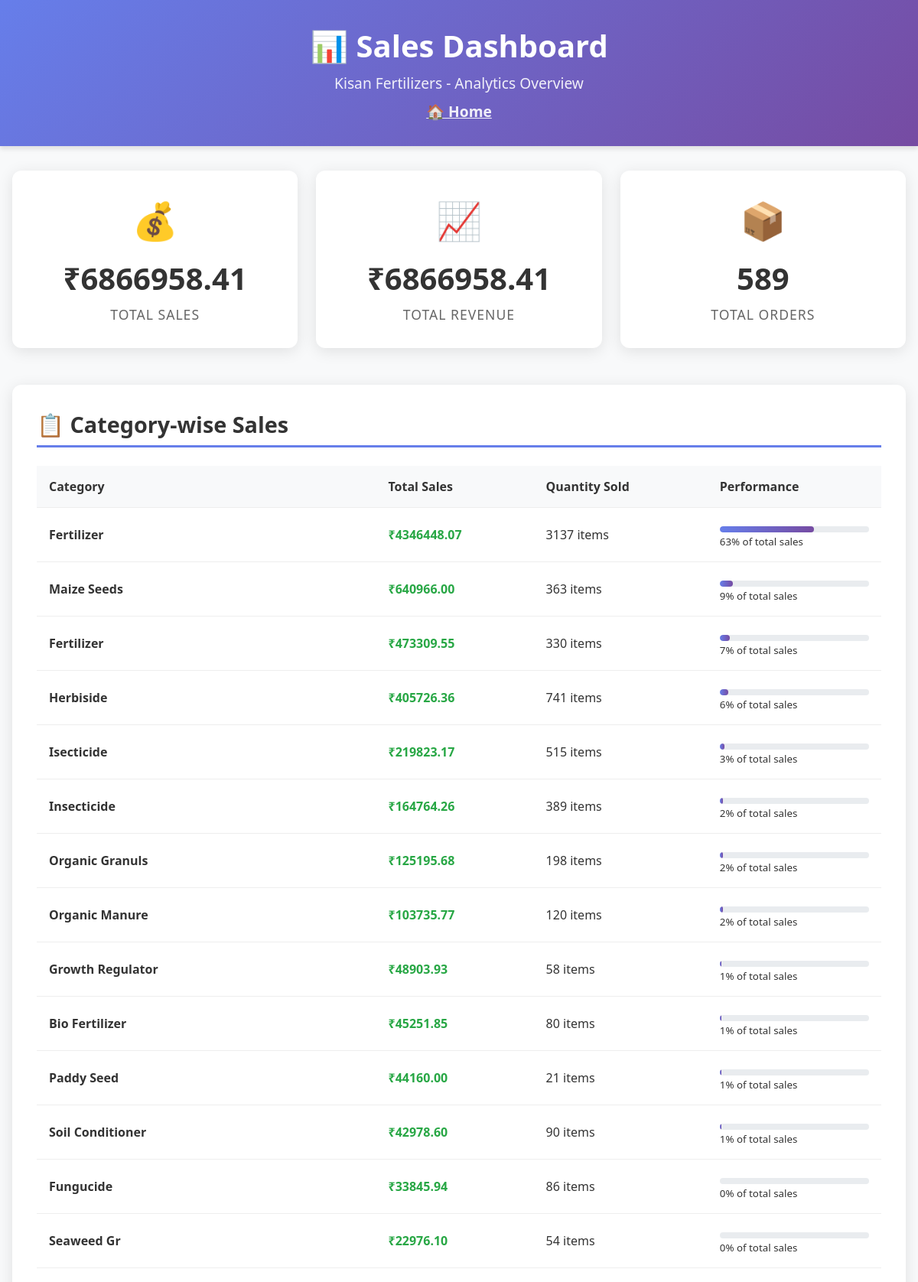
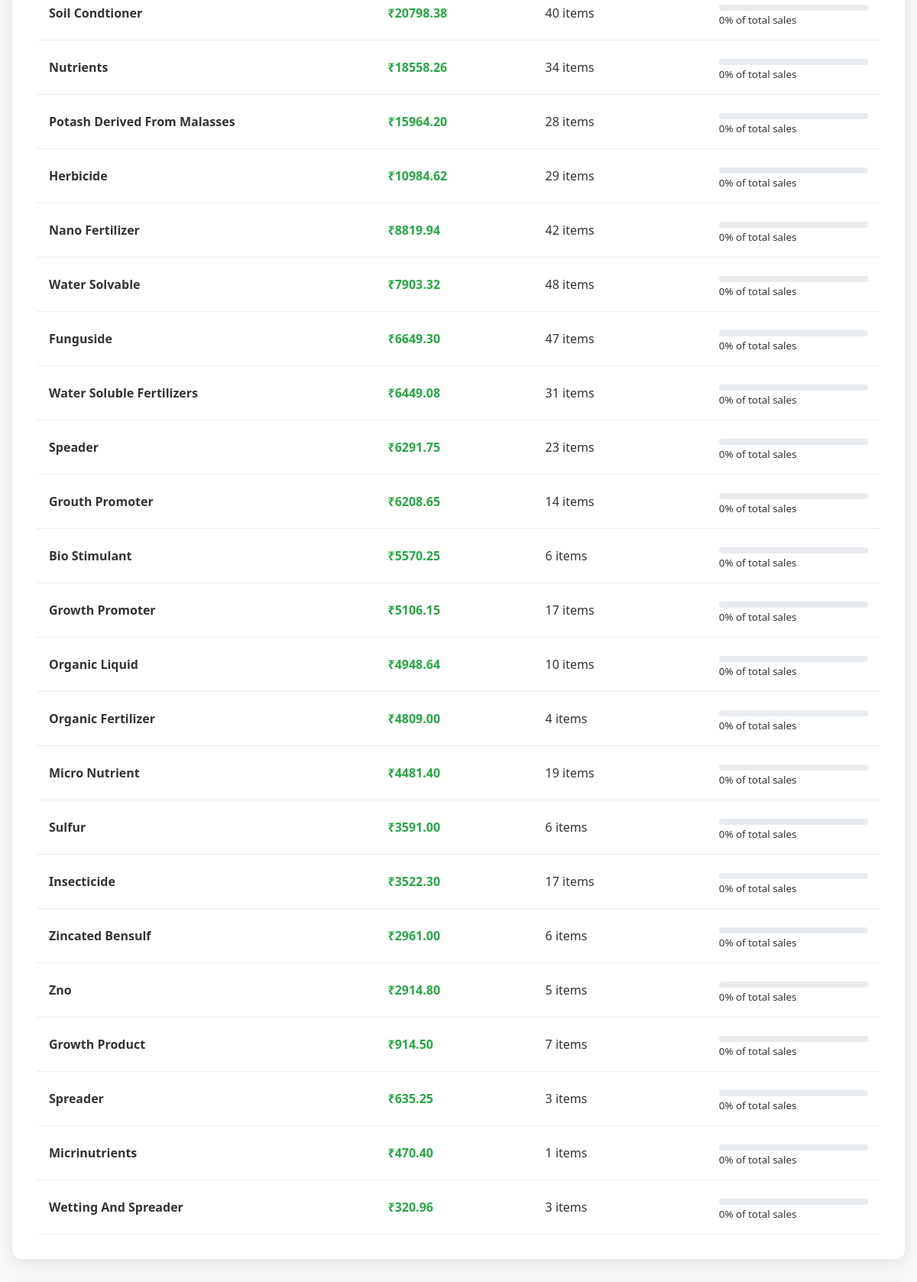
/store/sales-dashboard/ (signed in, upper part), run on the app's committed database (2 pictures, top to bottom).
### accounts/models.py (models this page shows, shortened)
class CustomUser(AbstractBaseUser, PermissionsMixin):
    phone = models.CharField(max_length=15, unique=True, primary_key=True)
    email = models.EmailField(unique=True)
    username = models.CharField(max_length=100, unique=True)
    dob = models.DateField()
    location = models.CharField(max_length=255)
    company_name = models.CharField(max_length=100, blank=True)
    company_address = models.TextField(blank=True, null=True, help_text="Complete company address")
    company_city = models.CharField(max_length=100, blank=True, null=True)
    company_state = models.CharField(max_length=100, blank=True, null=True)
    company_pincode = models.CharField(max_length=10, blank=True, null=True)
    company_phone = models.CharField(max_length=15, blank=True, null=True)
    company_email = models.EmailField(blank=True, null=True)
    company_gstin = models.CharField(max_length=15, blank=True, null=True, help_text="GST Identification Number (Optional)")
    is_paid = models.BooleanField(default=False)
    subscription_expiry = models.DateTimeField(null=True, blank=True)
    is_active = models.BooleanField(default=True)
    is_staff = models.BooleanField(default=False)
    date_joined = models.DateTimeField(default=timezone.now)
    objects = CustomUserManager()
    USERNAME_FIELD = 'phone'
    REQUIRED_FIELDS = ['email', 'username']

### store/models.py (models this page shows, shortened)
class SalesReport(models.Model):
    store_owner = models.ForeignKey(CustomUser, on_delete=models.CASCADE, related_name='sales')
    customer = models.ForeignKey(ShopCustomer, on_delete=models.CASCADE)
    product = models.ForeignKey(Product, on_delete=models.CASCADE)
    order = models.ForeignKey(Order, on_delete=models.CASCADE)
    quantity = models.PositiveIntegerField()
    total_price = models.DecimalField(max_digits=10, decimal_places=2)
    profit = models.DecimalField(max_digits=10, decimal_places=2, default=0)
    category = models.CharField(max_length=100, blank=True, null=True)
    sale_date = models.DateTimeField(default=timezone.now)

### store/views.py (the view)
# urls.py: path('sales-dashboard/', views.sales_dashboard_view, name='sales_dashboard'),
@login_required
def sales_dashboard_view(request):
    user = request.user
    sales = SalesReport.objects.filter(store_owner=user, order__is_deleted=False)
    total_sales = sales.aggregate(total=Sum('total_price'))['total'] or Decimal('0.00')
    total_revenue = total_sales
    total_orders = Order.objects.filter(store_owner=user, is_deleted=False).count()
    category_sales = sales.values('category').annotate(
        total=Sum('total_price'),
        quantity_sold=Sum('quantity')
    ).order_by('-total')
    return render(request, 'sales_dashboard.html', {
        'total_sales': total_sales,
        'total_revenue': total_revenue,
        'total_orders': total_orders,
        'category_sales': category_sales,
    })

### templates/sales_dashboard.html (shortened to what this page needs)
<!DOCTYPE html>
<html lang="en">
<head>
</head>
<body>
    <div class="header">
        <h1>📊 Sales Dashboard</h1>
        <p>{{ user.company_name|default:user.username }} - Analytics Overview</p>
        <p style="margin-top:10px;"><a href="/" style="color:#fff;text-decoration:underline;font-weight:600;">🏠 Home</a></p>
    </div>
    <div class="container">
        <div class="stats-grid">
            <div class="stat-card">
                <div class="stat-icon sales">💰</div>
                <div class="stat-value">₹{{ total_sales|floatformat:2 }}</div>
                <div class="stat-label">Total Sales</div>
            </div>
            <div class="stat-card">
                <div class="stat-icon profit">📈</div>
                <div class="stat-value">₹{{ total_revenue|floatformat:2 }}</div>
                <div class="stat-label">Total Revenue</div>
            </div>
            <div class="stat-card">
                <div class="stat-icon orders">📦</div>
                <div class="stat-value">{{ total_orders }}</div>
                <div class="stat-label">Total Orders</div>
            </div>
        </div>
        <div class="section">
            <h2>📋 Category-wise Sales</h2>
            {% if category_sales %}
                <table class="category-table">
                    <thead>
                        <tr>
                            <th>Category</th>
                            <th>Total Sales</th>
                            <th>Quantity Sold</th>
                            <th>Performance</th>
                        </tr>
                    </thead>
                    <tbody>
                        {% for category in category_sales %}
                            <tr>
                                <td>
                                    <strong>{{ category.category|title }}</strong>
                                </td>
                                <td class="currency">
                                    ₹{{ category.total|floatformat:2 }}
                                </td>
                                <td>
                                    {{ category.quantity_sold }} items
                                </td>
                                <td>
                                    <div class="progress-bar">
                                        <div class="progress-fill" style="width: {% widthratio category.total total_sales 100 %}%"></div>
                                    </div>
                                    <small>{% widthratio category.total total_sales 100 %}% of total sales</small>
                                </td>
                            </tr>
                        {% endfor %}
                    </tbody>
                </table>
            {% else %}
                <div class="no-data">
                    <div class="no-data-icon">📊</div>
                    <h3>No sales data available</h3>
                    <p>Start making sales to see category-wise analytics here!</p>
                </div>
            {% endif %}
        </div>
    </div>
</body>
</html>

### templates/sales_dashboard.html (style rules this page uses)
* { margin: 0; padding: 0; box-sizing: border-box; }
body { font-family: 'Segoe UI', Tahoma, Geneva, Verdana, sans-serif; background: #f8f9fa; color: #333; }
.header { background: linear-gradient(135deg, #667eea 0%, #764ba2 100%); color: white; padding: 2rem 1rem; text-align: center; box-shadow: 0 4px 6px rgba(0, 0, 0, 0.1); }
.header h1 { font-size: 2.5rem; margin-bottom: 0.5rem; font-weight: 600; }
.header p { font-size: 1.2rem; opacity: 0.9; }
.container { max-width: 1200px; margin: 0 auto; padding: 2rem 1rem; }
.stats-grid { display: grid; grid-template-columns: repeat(auto-fit, minmax(250px, 1fr)); gap: 1.5rem; margin-bottom: 3rem; }
.stat-card { background: white; padding: 2rem; border-radius: 12px; box-shadow: 0 4px 20px rgba(0, 0, 0, 0.1); text-align: center; transition: transform 0.3s ease; }
.stat-icon { font-size: 3rem; margin-bottom: 1rem; }
.stat-icon.sales { color: #28a745; }
.stat-icon.profit { color: #ffc107; }
.stat-icon.orders { color: #007bff; }
.stat-value { font-size: 2.5rem; font-weight: bold; color: #333; margin-bottom: 0.5rem; }
.stat-label { font-size: 1.1rem; color: #666; text-transform: uppercase; letter-spacing: 1px; }
.section { background: white; border-radius: 12px; padding: 2rem; margin-bottom: 2rem; box-shadow: 0 4px 20px rgba(0, 0, 0, 0.1); }
.section h2 { font-size: 1.8rem; margin-bottom: 1.5rem; color: #333; border-bottom: 3px solid #667eea; padding-bottom: 0.5rem; }
.category-table { width: 100%; border-collapse: collapse; margin-top: 1rem; }
.category-table th, .category-table td { padding: 1rem; text-align: left; border-bottom: 1px solid #eee; }
.category-table th { background: #f8f9fa; font-weight: 600; color: #333; }
.category-table .currency { color: #28a745; font-weight: 600; }
.progress-bar { background: #e9ecef; border-radius: 10px; height: 8px; overflow: hidden; margin-top: 0.5rem; }
.progress-fill { height: 100%; background: linear-gradient(90deg, #667eea, #764ba2); border-radius: 10px; transition: width 0.3s ease; }
.stat-card { animation: fadeIn 0.6s ease-out; }
.section { animation: fadeIn 0.8s ease-out; }

### data on the page
CustomUser: company_name "Kisan Fertilizers"
SalesReport: category "Sulfur", total "3591.00", quantity_sold "6", total "0"
SalesReport: category "Micrinutrients", total "470.40", quantity_sold "1", total "0"

### other printed values
{{ total_sales|floatformat:2 }} "6866958.41"
{{ total_revenue|floatformat:2 }} "6866958.41"
{{ total_orders }} "589"
{{ category.category|title }} "Fertilizer" "Maize Seeds" "Fertilizer" "Herbiside" "Isecticide" "Insecticide" "Organic Granuls" "Organic Manure" "Growth Regulator" "Bio Fertilizer" "Paddy Seed" "Soil Conditioner" "Fungucide" "Seaweed Gr" "Soil Condtioner" "Nutrients" "Potash Derived From Malasses" "Herbicide" "Nano Fertilizer" "Water Solvable" "Funguside" "Water Soluble Fertilizers" "Speader" "Grouth Promoter" "Bio Stimulant" "Growth Promoter" "Organic Liquid" "Organic Fertilizer" "Micro Nutrient" "Insecticide" "Zincated Bensulf" "Zno" "Growth Product" "Spreader" "Wetting And Spreader"
{{ category.total|floatformat:2 }} "4346448.07" "640966.00" "473309.55" "405726.36" "219823.17" "164764.26" "125195.68" "103735.77" "48903.93" "45251.85" "44160.00" "42978.60" "33845.94" "22976.10" "20798.38" "18558.26" "15964.20" "10984.62" "8819.94" "7903.32" "6649.30" "6449.08" "6291.75" "6208.65" "5570.25" "5106.15" "4948.64" "4809.00" "4481.40" "3522.30" "2961.00" "2914.80" "914.50" "635.25" "320.96"
{{ category.quantity_sold }} "3137" "363" "330" "741" "515" "389" "198" "120" "58" "80" "21" "90" "86" "54" "40" "34" "28" "29" "42" "48" "47" "31" "23" "14" "6" "17" "10" "4" "19" "17" "6" "5" "7" "3" "3"
